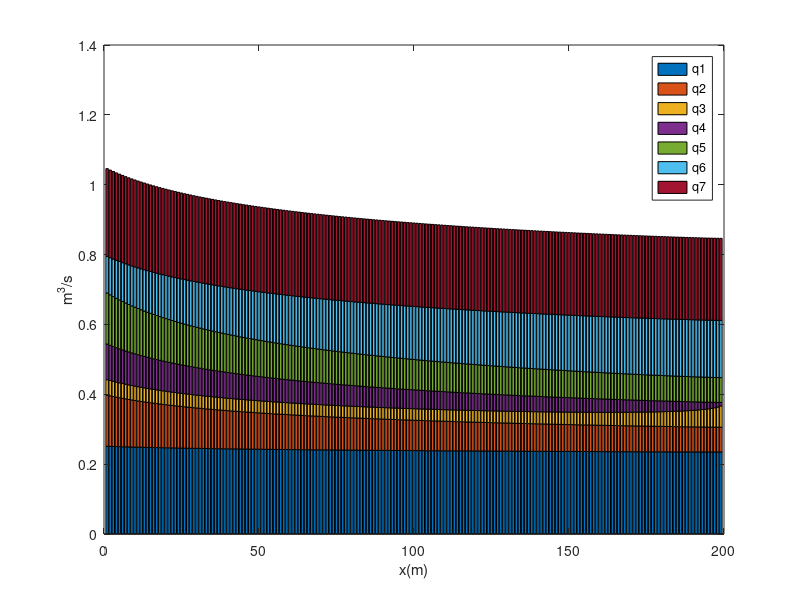

This chart was generated by the following MATLAB code:
load('ResultArr.mat', 'ResultArr')

a = transpose(ResultArr(:,1));

for i=2:199
    b = transpose(ResultArr(:,i));
    a = [a;b];
end

bar(a,'stacked');
legend('q1','q2','q3','q4','q5','q6','q7');
xlabel('x(m)');
ylabel('m^3/s');